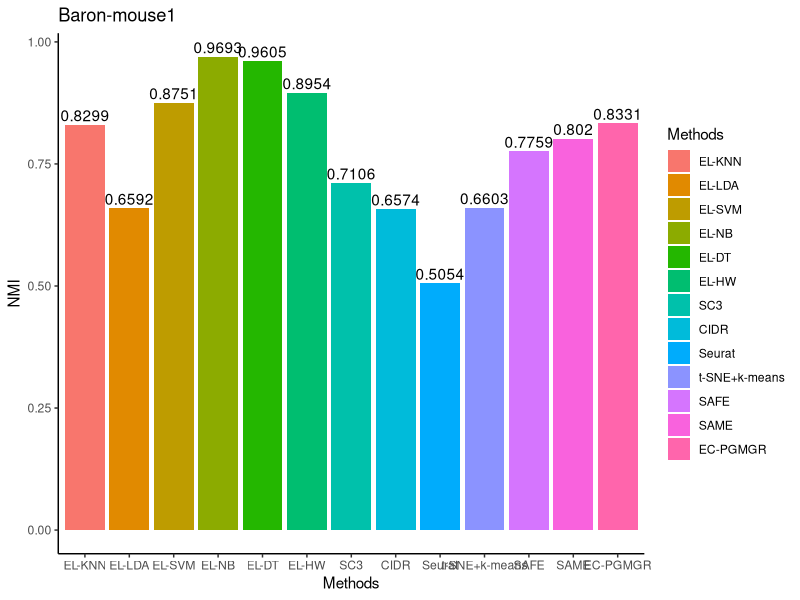
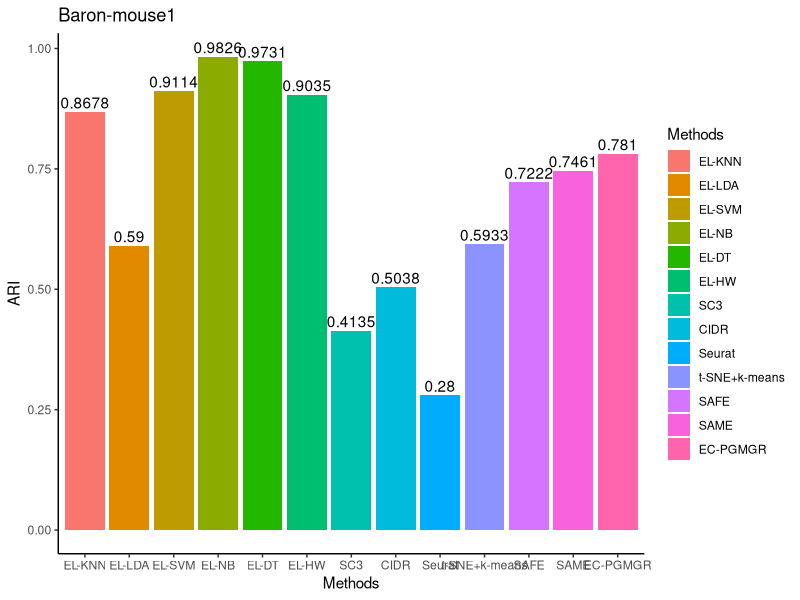

R code for these plots, in order:
library(ggplot2)
library(gridExtra)

# Baron-mouse1-NMI
df <- read.table(header=TRUE, text='
 Methods Methods  NMI
  EL-KNN  EL-KNN   0.8299
  EL-LDA  EL-LDA   0.6592
  EL-SVM  EL-SVM   0.8751
  EL-NB   EL-NB    0.9693
  EL-DT   EL-DT    0.9605
  EL-HW   EL-HW    0.8954
  SC3     SC3      0.7106
  CIDR    CIDR     0.6574
  Seurat  Seurat   0.5054
  t-SNE+k-means t-SNE+k-means 0.6603
  SAFE    SAFE     0.7759
  SAME    SAME     0.802
  EC-PGMGR EC-PGMGR 0.8331
')  
df$Methods = factor(df$Methods, levels = c("EL-KNN", "EL-LDA", "EL-SVM", 
                                           "EL-NB","EL-DT", "EL-HW", "SC3", 
                                           "CIDR", "Seurat", "t-SNE+k-means",
                                           "SAFE", "SAME", "EC-PGMGR"))
ggplot(df, aes(x=Methods, y=NMI, fill=Methods), width = 0.35) + 
  geom_col(data = df, position = "dodge") + theme_classic() + 
  ggtitle("Baron-mouse1") + 
  geom_text(label = df$NMI, position = position_dodge(0.9), vjust = -0.3)

# Baron-mouse1-ARI
df <- read.table(header=TRUE, text='
 Methods Methods  ARI
  EL-KNN  EL-KNN   0.8678
  EL-LDA  EL-LDA   0.59
  EL-SVM  EL-SVM   0.9114
  EL-NB   EL-NB    0.9826
  EL-DT   EL-DT    0.9731
  EL-HW   EL-HW    0.9035
  SC3     SC3      0.4135
  CIDR    CIDR     0.5038
  Seurat  Seurat   0.28
  t-SNE+k-means t-SNE+k-means 0.5933
  SAFE    SAFE     0.7222
  SAME    SAME     0.7461
  EC-PGMGR EC-PGMGR 0.781
')

df$Methods = factor(df$Methods, levels = c("EL-KNN", "EL-LDA", "EL-SVM", 
                                           "EL-NB","EL-DT", "EL-HW", "SC3", 
                                           "CIDR", "Seurat", "t-SNE+k-means",
                                           "SAFE", "SAME", "EC-PGMGR"))

ggplot(df, aes(x=Methods, y=ARI, fill=Methods), width = 0.35) + 
  geom_col(data = df, position = "dodge") + theme_classic() + 
  ggtitle("Baron-mouse1") + 
  geom_text(label = df$ARI, position = position_dodge(0.9), vjust = -0.3)
